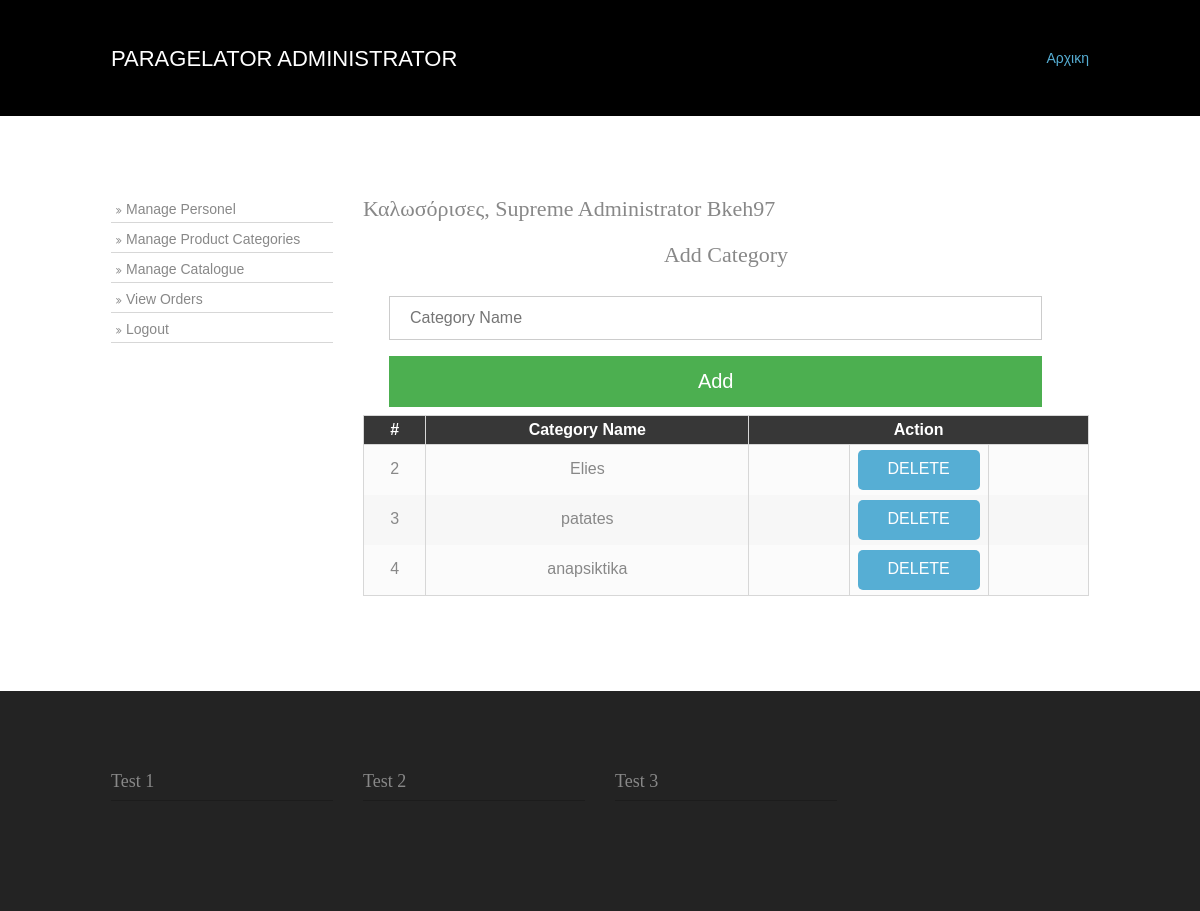
Screenshot of /index.php?disp_id=catmanage (signed in) with the database file from the repository.
### tables this page shows
CREATE TABLE IF NOT EXISTS `category` (
  `categ_id` int(11) NOT NULL AUTO_INCREMENT,
  `categ_name` varchar(250) NOT NULL,
  PRIMARY KEY (`categ_id`)
);

### pages/catmanage.php (the view, shortened to what this page needs)
<div>
	<form role="form" method="post" id="adds" action="index.php?disp_id=catmanage">
      <h1 style="text-align:center">Add Category</h1>
		<input type="text" placeholder="Category Name" name="cname">
	</form>
	<button type="submit" name="submit" form="adds">Add</button>
</div>
<table class="table table-condensed">
                                <thead>
                                    <tr>
										<th>#</th>
                                        <th>Category Name</th>
										<th>Action</th>
                                    </tr>
                                </thead>
								<tbody>
								<?php
											$sql = "SELECT * FROM category ORDER BY categ_id ASC";
											$result = $conn->query($sql);
											if ($result->num_rows > 0) {
												while($row = $result->fetch_assoc()) {
								?>
                                    <tr align="center" >
										<td><?php echo $row['categ_id']; ?></td>
										<td><?php echo $row['categ_name']; ?></td>
										<td class="dropdown" align="center">
										  <a class="btn" href="index.php?disp_id=catmanage&categ=<?php echo $row['categ_id']; ?>">Delete</a></td>
                                    </tr>
								<?php
												}
											} else {
												echo "0 results";
											}
								?>
									</tbody>
                            </table>

### layout/styles/layout.css (style rules this page uses)
table, th, td { border:1px solid; border-collapse:collapse; vertical-align:top; }
table, th { table-layout:auto; }
table { width:100%; margin-bottom:15px; }
th, td { padding:5px 8px; }
td { border-width:0 1px; }
body { color:#888888; background-color:#1C1C1C; }
a { color:#56AED4; }
.btn { color:#FFFFFF; background-color:#56AED4; }
table, th, td, #comments .avatar, #comments input, #comments textarea { border-color:#D7D7D7; }
th { color:#FFFFFF; background-color:#373737; }
tr, #comments li, #comments input[type="submit"], #comments input[type="reset"] { color:inherit; background-color:#FBFBFB; }
tr:nth-child(even), #comments li:nth-child(even) { color:inherit; background-color:#F7F7F7; }
table a, #comments a { background-color:inherit; }

### layout/styles/login.css (style rules this page uses)
* { margin:0px; padding:0px; font-family:Helvetica, Arial, sans-serif; }
input[type=text], input[type=password], input[type=number], select { width: 90%; padding: 12px 20px; margin: 8px 26px; display: inline-block; border: 1px solid #ccc; box-sizing: border-box; font-size:16px; }
button { background-color: #4CAF50; color: white; padding: 14px 20px; margin: 8px 26px; border: none; cursor: pointer; width: 90%; font-size:20px; }
.dropdown { position: relative; display: inline-block; }
td:not(.dropdown) { padding-top: 2%; }

### layout/styles/framework.css (style rules this page uses)
html { overflow-y:scroll; overflow-x:hidden; }
html, body { margin:0; padding:0; font-size:14px; line-height:1.6em; }
*, *::before, *::after { box-sizing:border-box; }
.btn { display:inline-block; padding:10px 30px 12px; text-transform:uppercase; border-radius:5px; }
a { outline:none; text-decoration:none; }
body, input, textarea, select { font-family:Verdana, Geneva, sans-serif; }
h1, h2, h3, h4, h5, h6, .heading { font-family:Georgia, "Times New Roman", Times, serif; }
form, fieldset, legend { margin:0; padding:0; border:none; }
label, input, textarea, select, button { display:block; resize:none; outline:none; color:inherit; font-size:inherit; font-family:inherit; vertical-align:middle; }
h1, h2, h3, h4, h5, h6, .heading { margin:0 0 20px 0; font-size:22px; line-height:normal; font-weight:normal; text-transform:capitalize; }

### rows the page displays
category: categ_id "2", categ_name "Elies"
category: categ_id "3", categ_name "patates"
category: categ_id "4", categ_name "anapsiktika"

### other values shown
$_SESSION['loggedin'] "Bkeh97"
